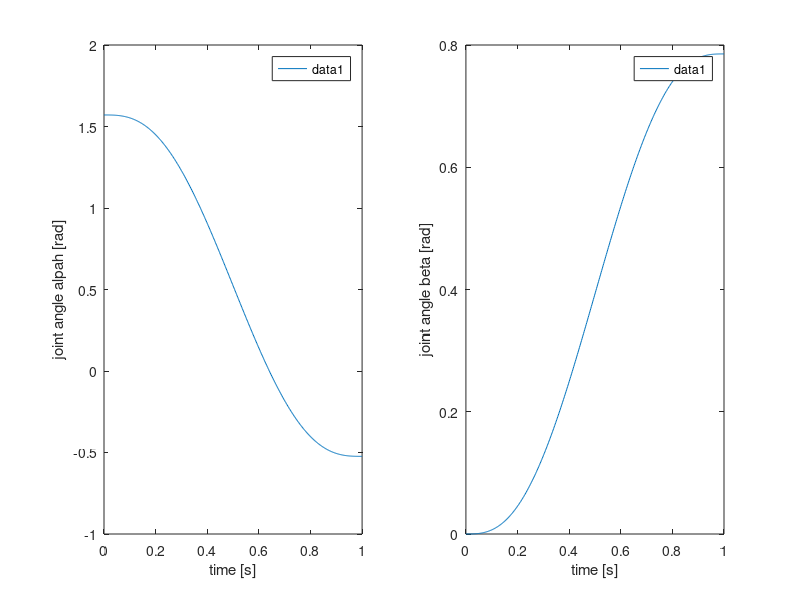

The MATLAB script that drew this image: (Note: this script raises an error after producing the figure.)
%% Simulationsmodell
% MatLab Script, zur Integration und Visualisierung
% der Simulation eines Knickarmroboters
clear;
clc;

%% Anfangswerte
% Syntax: y_0 = [alpha; alpha_dot; beta; beta_dot, err_alpha, err_beta]
y_0 = [pi/2; 0; 0; 0; 0; 0];
tspan = [0, 1];

opts = odeset('RelTol', 1e-4, ...
              'AbsTol', 1e-7, ...
              'MaxStep', 3*1e3);

%% Trajektorienplanung
% Ziel in globalen Koordinaten
y_end_glob = [4*sqrt(6)-4*sqrt(2)-10; ...
             -4*sqrt(6)-4*sqrt(2)-10*sqrt(3); 0]/125;

% Aus Kinematik
pos_endeff = @(q) 4/25*[sin(q(1)) + 4/5*sin(q(1)+q(2)); ...
    - cos(q(1)) - 4/5*cos(q(1)+q(2)); 0];
to_endeff = @(q) pos_endeff(q) - y_end_glob;
q_0 = [y_0(1); y_0(3)];
q_end = fsolve(to_endeff, q_0);

%% Trajektorienplanung cubic

% t_0 = tspan(1);
% t_end = tspan(2);
% 
% A = [1,  t_0,   t_0^2,    t_0^3; ...
%      0,    1,   2*t_0,  3*t_0^2; ...
%      1,t_end, t_end^2,  t_end^3; ...
%      0,    1, 2*t_end, 3*t_end^2];
% % Vector of initial and final joint positions and velocities
% a_init = [q_0(1); y_0(2); q_end(1); 0];
% b_init = [q_0(2); y_0(4); q_end(2); 0];
% 
% a_coef = A\a_init;
% b_coef = A\b_init;
% 
% a_poly = @(t) a_coef(1) + a_coef(2)*t + a_coef(3)*t.^2 + a_coef(4)*t.^3;
% b_poly = @(t) b_coef(1) + b_coef(2)*t + b_coef(3)*t.^2 + b_coef(4)*t.^3;

%% Trajektorienplanung quintic
t_0 = tspan(1);
t_end = tspan(2);

 A = [1, 0, 0, 0, 0, 0;
         0, 1, 0, 0, 0, 0;
         0, 0, 1, 0, 0, 0;
         1, 1*(t_end-t_0), 1*(t_end-t_0).^2, 1*(t_end-t_0).^3, 1*(t_end-t_0).^4, 1*(t_end-t_0).^5;
         0, 1, 2*(t_end-t_0), 3*(t_end-t_0).^2, 4*(t_end-t_0).^3, 5*(t_end-t_0).^4;
         0, 0, 2, 6*(t_end-t_0), 12*(t_end-t_0).^2, 20*(t_end-t_0).^3];

%[t_0; q_0; v_0; a_0; t_end; q_end; v_end; a_end]
a_init = [ q_0(1); y_0(2); 0;  q_end(1); 0; 0];
b_init = [ q_0(2); y_0(4); 0;  q_end(2); 0; 0];

a_coef = A\a_init;
b_coef = A\b_init;

a_poly = @(t)  a_coef(1) + a_coef(2)*(t-t_0) + a_coef(3)*(t-t_0).^2 + a_coef(4)*(t-t_0).^3 + a_coef(5)*(t-t_0).^4 + a_coef(6)*(t-t_0).^5;
b_poly = @(t)  b_coef(1) + b_coef(2)*(t-t_0) + b_coef(3)*(t-t_0).^2 + b_coef(4)*(t-t_0).^3 + b_coef(5)*(t-t_0).^4 + b_coef(6)*(t-t_0).^5;

% ploting the trajectories
t = t_0:(t_end-t_0)/500:t_end;   
figure(2);
    subplot(1,2,1);
    plot(t,a_poly(t));
    leg=get(legend,'String');
    legend(leg);
    xlabel('time [s]'); ylabel('joint angle alpah [rad]');
        subplot(1,2,2);
    plot(t,b_poly(t));
    leg=get(legend,'String');
    legend(leg);
    xlabel('time [s]'); ylabel('joint angle beta [rad]');
    hold on;
%% Reglerentwurf
% regler_struct
reg.r_alpha = a_poly;
reg.r_beta = b_poly;

reg.Kp = 150;
reg.Ki = 1;
reg.Kd = 10;


% assuming x -> [alpha; alpha_dot; beta; beta_dot; err_alpha; err_beta]
reg.pid = @(t, x) [-reg.Kp*(x(1)-reg.r_alpha(t))-reg.Ki*x(5)-reg.Kd*x(2);...
                   -reg.Kp*(x(3)- reg.r_beta(t))-reg.Ki*x(6)-reg.Kd*x(4)];

%% Boolean Options

berechne_doppelt = true;
plot_Ergebnis = true;

%% Bewegungsgleichung
if ~exist('func_y_ddot.m', 'file') || berechne_doppelt
    symbolic_y_ddot = bewegungsgl();
    matlabFunction(symbolic_y_ddot, 'file', 'func_y_ddot.m');
end

%% Bewegungsgleichung numerisch integrieren

% Use solver ode45

odefun = @(t, y) assemble_odefun(t, y, @func_y_ddot, reg);

[t, y] = ode45(odefun, tspan, y_0, opts);



%% Visualization
if plot_Ergebnis
    alphas = y(:, 1);
    betas = y(:, 3);
    [T_02, T_03] = dh_trafo();
    orig = [0 0 0 1]';
    time = [diff(t); 0];
    
    % Animation
    figure(1);
    n_frame = 250;
    for frame=1:n_frame
        i = floor(frame/n_frame .* numel(t));
        G2 = T_02(alphas(i), betas(i))*orig;
        G3 = T_03(alphas(i), betas(i))*orig;
        plot_robot(G2, G3)
        hold on
        plot(y_end_glob(1), y_end_glob(2), "o")
        hold off
        drawnow;
        % pause(time);
    end
end
